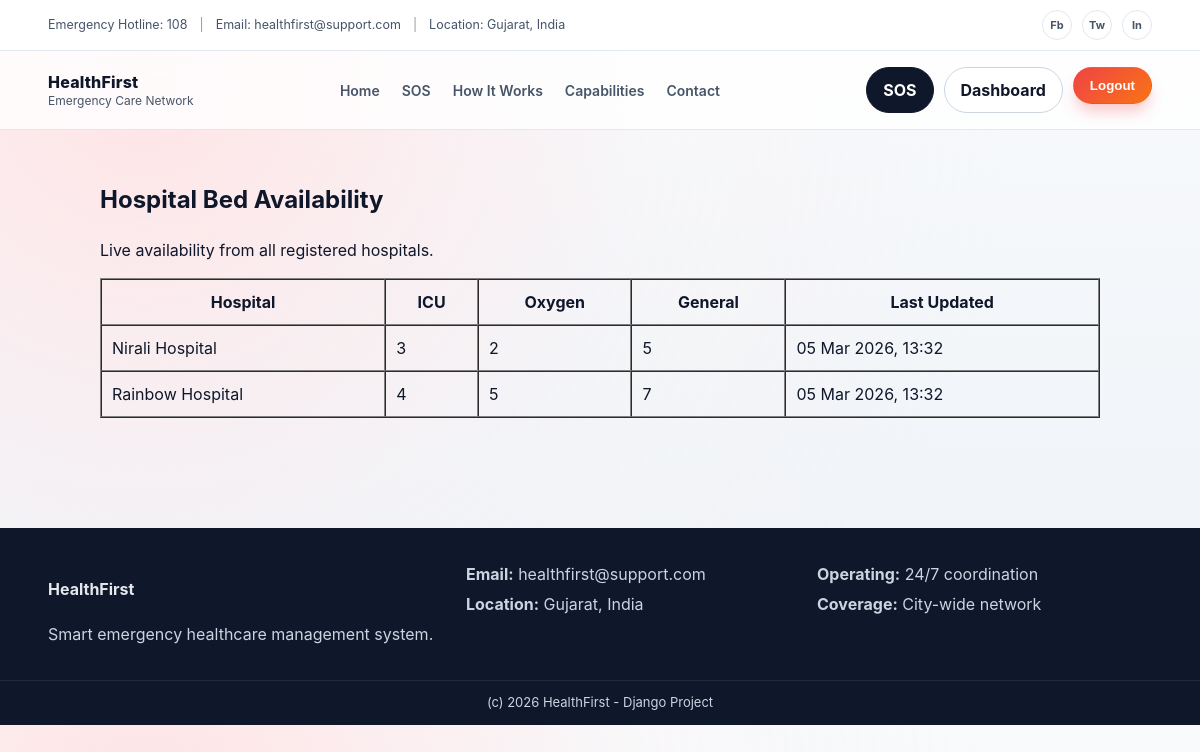
The app's page /hospitals/view-beds/ (signed in) with its own data.
### hospitals/models.py (models this page shows, shortened)
class BedAvailability(models.Model):
    hospital = models.OneToOneField(Hospital, on_delete=models.CASCADE)
    icu_beds = models.IntegerField(default=0)
    oxygen_beds = models.IntegerField(default=0)
    general_beds = models.IntegerField(default=0)
    last_updated = models.DateTimeField(auto_now=True)

class Hospital(models.Model):
    name = models.CharField(max_length=200)
    address = models.TextField()
    admin = models.OneToOneField(settings.AUTH_USER_MODEL, on_delete=models.CASCADE)
    latitude = models.FloatField(null=True, blank=True)
    longitude = models.FloatField(null=True, blank=True)
    def __str__(self):
        return self.name

### hospitals/views.py (the view)
# urls.py: path('view-beds/', views.view_beds, name='view_beds'),
def view_beds(request):
    beds = BedAvailability.objects.select_related('hospital').all()
    return render(request, 'hospitals/view_beds.html', {'beds': beds})

### hospitals/templates/hospitals/view_beds.html (shortened to what this page needs)
{% extends "base.html" %}
{% block content %}
<section class="dash">
  <div class="container">
    <div class="dash-content" style="max-width:1000px; margin:0 auto;">
      <div class="dash-head text-center">
        <div>
          <h1>Hospital Bed Availability</h1>
          <p class="muted">Live availability from all registered hospitals.</p>
        </div>
      </div>
      <div class="card">
         <table border="1" cellpadding="10" cellspacing="0" width="100%">
          <thead>
            <tr>
              <th>Hospital</th>
              <th>ICU</th>
              <th>Oxygen</th>
              <th>General</th>
              <th>Last Updated</th>
            </tr>
          </thead>
          <tbody>
            {% for bed in beds %}
            <tr>
              <td>{{ bed.hospital }}</td>
              <td>{{ bed.icu_beds }}</td>
              <td>{{ bed.oxygen_beds }}</td>
              <td>{{ bed.general_beds }}</td>
              <td>{{ bed.last_updated|date:"d M Y, H:i" }}</td>
            </tr>
            {% empty %}
            <tr>
              <td colspan="5" class="muted text-center">
                No hospital data available.
              </td>
            </tr>
            {% endfor %}
          </tbody>
        </table>
      </div>
    </div>
  </div>
</section>
{% endblock %}

### static/css/main.css (style rules this page uses)
:root { --brand: #ef4444; --brand-dark: #c81e1e; --midnight: #0f172a; --slate: #475569; --bg: #f7fafc; --panel: #ffffff; --border: #e2e8f0; --shadow: 0 20px 25px -5px rgba(15, 23, 42, 0.1), 0 8px 10px -6px rgba(15, 23, 42, 0.05); --shadow-soft: 0 4px 6px -1px rgba(15, 23, 42, 0.06), 0 2px 4px -2px rgba(15, 23, 42, 0.04); }
* { box-sizing: border-box; -webkit-font-smoothing: antialiased; }
body { margin: 0; font-family: 'Inter', Manrope, "Segoe UI", Arial, sans-serif; color: var(--midnight); background: radial-gradient(circle at 12% 10%, #ffe4e6 0%, rgba(255, 228, 230, 0.1) 40%, transparent 70%), linear-gradient(180deg, #f8fafc 0%, #eef2f7 100%); line-height: 1.5; }
.container { width: min(1150px, 92%); margin: auto; }
.dash { padding: 32px 0 70px; }

### records on screen
BedAvailability: hospital "Nirali Hospital", icu_beds "3", oxygen_beds "2", general_beds "5", last_updated "05 Mar 2026, 13:32"
BedAvailability: hospital "Rainbow Hospital", icu_beds "4", oxygen_beds "5", general_beds "7", last_updated "05 Mar 2026, 13:32"
